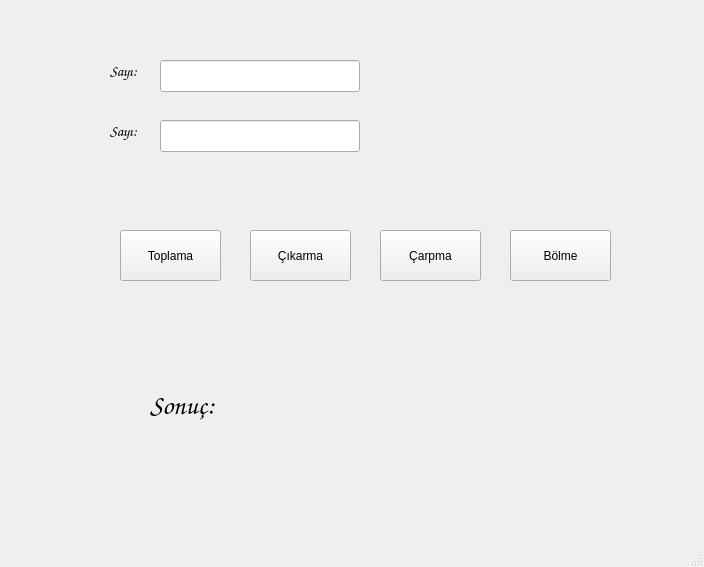
<?xml version="1.0" encoding="UTF-8"?>
<ui version="4.0">
 <class>MainWindow</class>
 <widget class="QMainWindow" name="MainWindow">
  <property name="geometry">
   <rect>
    <x>0</x>
    <y>0</y>
    <width>704</width>
    <height>567</height>
   </rect>
  </property>
  <property name="windowTitle">
   <string>MainWindow</string>
  </property>
  <widget class="QWidget" name="centralwidget">
   <widget class="QLabel" name="label">
    <property name="geometry">
     <rect>
      <x>110</x>
      <y>50</y>
      <width>81</width>
      <height>41</height>
     </rect>
    </property>
    <property name="font">
     <font>
      <family>Comic Sans MS</family>
      <pointsize>11</pointsize>
     </font>
    </property>
    <property name="text">
     <string>Sayı: </string>
    </property>
   </widget>
   <widget class="QLabel" name="label_2">
    <property name="geometry">
     <rect>
      <x>110</x>
      <y>110</y>
      <width>81</width>
      <height>41</height>
     </rect>
    </property>
    <property name="font">
     <font>
      <family>Comic Sans MS</family>
      <pointsize>11</pointsize>
     </font>
    </property>
    <property name="text">
     <string>Sayı: </string>
    </property>
   </widget>
   <widget class="QLineEdit" name="txt_sayi1">
    <property name="geometry">
     <rect>
      <x>160</x>
      <y>60</y>
      <width>200</width>
      <height>32</height>
     </rect>
    </property>
    <property name="text">
     <string/>
    </property>
   </widget>
   <widget class="QLineEdit" name="txt_sayi2">
    <property name="geometry">
     <rect>
      <x>160</x>
      <y>120</y>
      <width>200</width>
      <height>32</height>
     </rect>
    </property>
   </widget>
   <widget class="QPushButton" name="btn_toplama">
    <property name="geometry">
     <rect>
      <x>120</x>
      <y>230</y>
      <width>101</width>
      <height>51</height>
     </rect>
    </property>
    <property name="text">
     <string>Toplama</string>
    </property>
   </widget>
   <widget class="QPushButton" name="btn_cikarma">
    <property name="geometry">
     <rect>
      <x>250</x>
      <y>230</y>
      <width>101</width>
      <height>51</height>
     </rect>
    </property>
    <property name="text">
     <string>Çıkarma</string>
    </property>
   </widget>
   <widget class="QPushButton" name="btn_carpma">
    <property name="geometry">
     <rect>
      <x>380</x>
      <y>230</y>
      <width>101</width>
      <height>51</height>
     </rect>
    </property>
    <property name="text">
     <string>Çarpma</string>
    </property>
   </widget>
   <widget class="QPushButton" name="btn_bolme">
    <property name="geometry">
     <rect>
      <x>510</x>
      <y>230</y>
      <width>101</width>
      <height>51</height>
     </rect>
    </property>
    <property name="text">
     <string>Bölme</string>
    </property>
   </widget>
   <widget class="QLabel" name="lbl_sonuc">
    <property name="geometry">
     <rect>
      <x>150</x>
      <y>360</y>
      <width>471</width>
      <height>91</height>
     </rect>
    </property>
    <property name="font">
     <font>
      <family>Comic Sans MS</family>
      <pointsize>20</pointsize>
     </font>
    </property>
    <property name="text">
     <string>Sonuç:</string>
    </property>
   </widget>
  </widget>
  <widget class="QMenuBar" name="menubar">
   <property name="geometry">
    <rect>
     <x>0</x>
     <y>0</y>
     <width>704</width>
     <height>26</height>
    </rect>
   </property>
  </widget>
  <widget class="QStatusBar" name="statusbar"/>
 </widget>
 <resources/>
 <connections/>
</ui>
